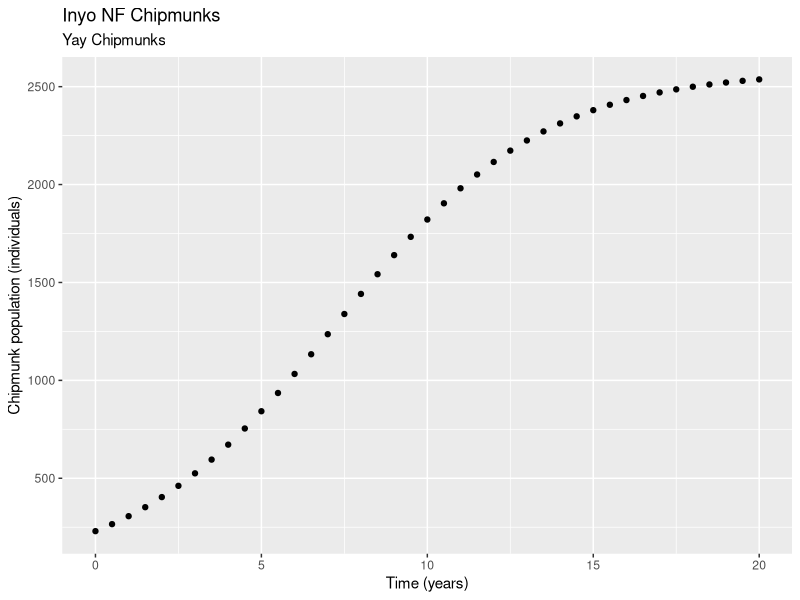

The R source for this figure:
## ---- chunk 1
knitr::opts_chunk$set(echo = TRUE)

library(tidyverse)


## ---- chunk 2
# Examples of logarithms

log(4) 

exp(5)

#A test of log()

log(exp(1))

## ---- chunk 3
# A Sequence from 1 to 20, by 1

ex_1 <- seq(from = 1, to = 20, by = 1)

# vector from 0 to 40 by increments of 0.2
ex_2 <- seq(from = 0, to = 40, by = 0.2)

# vector from 1 to 5000 by increments of 10

## ---- chunk 4
pop_logistic <- function(capacity, init_pop, rate, time_yr) { 
  
 capacity/ (1 + ((capacity - init_pop)/ init_pop) * exp(-rate * time_yr))
  
}


## ---- chunk 5
# create a vector of times from 0 to 20 by increments of 0.5

time_vec <- seq(from = 0, to = 20, by = 0.5)
  
  
## ---- chunk 6

chipmunk_pop <- pop_logistic(capacity = 2580,init_pop = 230, rate = 0.32, time_yr = time_vec)

## ---- chunk 7

chipmunk_df <- data.frame(time_vec, chipmunk_pop)

chipmunk_df

## ---- chunk 8

ggplot(data = chipmunk_df, aes(x = time_vec, y = chipmunk_pop)) + 
  geom_point() +
  labs(x = "Time (years)", 
       y = "Chipmunk population (individuals)",
       title = "Inyo NF Chipmunks",
       subtitle = "Yay Chipmunks")


